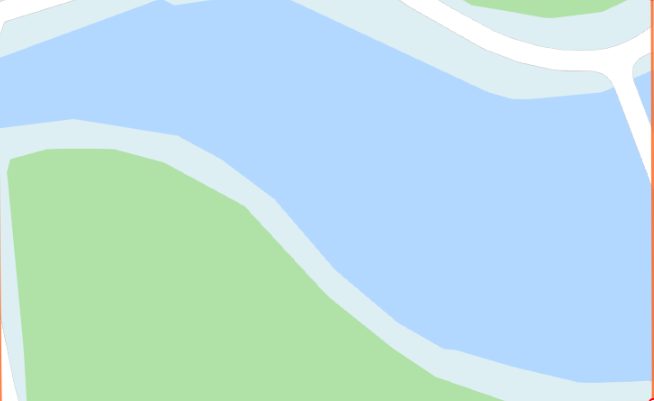
#> input picture src/map/map.png, 654 x 401 px
$ python loadmap.py
#> lines starting #> are read from the running program, lines starting #| are printed output that depends on the picture; after the words box and inside, x2 and y2 are one past the last pixel; in counts of white or black regions, pixels touching at a corner belong together
### src/map/staticmap.py
import numpy as np
from numpy import sin,cos,pi,ceil
import matplotlib.patches as patches
import matplotlib.pyplot as plt

class Map:
    def add_static_obstacle(self,type,config):
        if type=="rectangle":
            #config=(y,x,dy,dx)
            x1=max(config[1],0)
            y1=max(config[0], 0)
            x2=min(config[1]+config[3],self.size[1])
            y2=min(config[0]+config[2], self.size[0])
            self.map[y1:y2+1,x1:x2+1]=1
        if type=='circle':
            #config=(y,x,r)
            y,x,r=config
            y=y-self.offset[0]
            x=x-self.offset[1]
            yrange=(max(y-r,0),min(y+r,self.map.shape[0]))
            for i in range(yrange[0],yrange[1]):
                d=int(round(np.sqrt(r**2-(y-i)**2)))
                xrange=(max(x-d,0),min(x+d,self.map.shape[1]))
                self.map[i,xrange[0]:xrange[1]]=1

    def load_map(self,map,resolution,offset=(0,0)):
        self.map=map
        self.resolution = resolution
        self.offset = offset
        self.size=map.shape

    # [14 lines left out: functions new_map, expand, not called in this run]

class DynamicObstacle:
    # [12 lines left out: functions __init__, generate_do_trajectory, not called in this run]


# [21 lines that do not run on import are left out]


    # tra=generate_do_trajectory(50,100,-pi/2,1,100)

### src/map/loadmap.py
import numpy as np
from numpy import sin,cos,pi,ceil
import matplotlib.patches as patches
import matplotlib.pyplot as plt
from src.map.staticmap import Map, generate_do_trajectory
import matplotlib as mpl

def rotato_right_90(matrix):
    tmp=matrix.T
    i,j=0,tmp.shape[1]-1
    while i<j:
        for k in range(tmp.shape[0]):
            tmp[k,i],tmp[k,j]=tmp[k,j],tmp[k,i]
        i+=1
        j-=1
    return tmp


# 图片二值化

from PIL import Image
Img = Image.open('map.png')
#> Img is the input picture: PIL image 654x401 RGBA; mean R, G, B, A 187.8, 223.5, 226.9, 255
#图片实际高度

# 模式L”为灰色图像，它的每个像素用8个bit表示，0表示黑，255表示白，其他数字表示不同的灰度。
Img = Img.rotate(0)
Img = Img.convert('L')
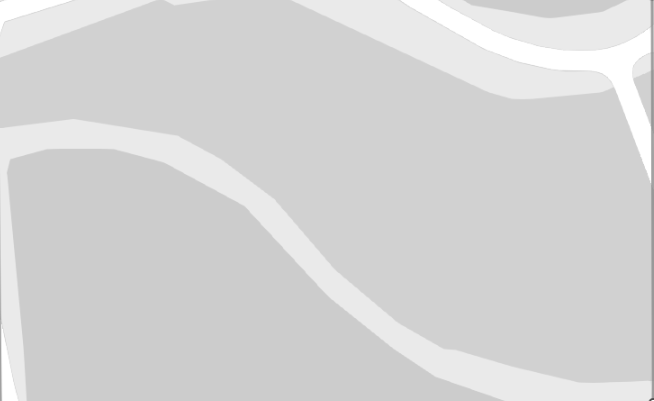
#> Img: PIL image 654x401 L; min 76, max 255, mean 212.9
# Img.save("test1.jpg")
height=100
imgsize=Img.size
#> imgsize = (654, 401)
ratio=Img.size[1]//height
#> ratio = 4
img1=Img.resize((imgsize[0]//ratio,height))

#自定义灰度界限，大于这个值为黑色，小于这个值为白色
water_range=(209,211)

table = []
for i in range(256):
    if water_range[0]<=i<=water_range[1]:
        table.append(0)
    else:
        table.append(1)

# 图片二值化
a = np.asanyarray(img1.point(table, '1'),dtype=np.int8)
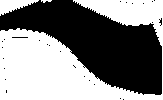
#> a: shape (100, 163) int8; values 0 (black) and 1 (white), 51.3% white; 27 black regions (26 under 20 px), largest, box (x1, y1, x2, y2) and area: (0, 0, 162, 95) 7877
a=rotato_right_90(a)
#> in rotato_right_90, `tmp=matrix.T`:
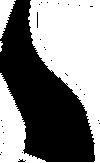
#> tmp: shape (163, 100) int8; values 0 (black) and 1 (white), 51.3% white; 27 black regions (26 under 20 px), largest, box (x1, y1, x2, y2) and area: (0, 0, 95, 162) 7877
#> after the loop in rotato_right_90, `while i<j:`:
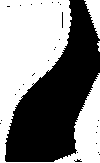
#> tmp: shape (163, 100) int8; values 0 (black) and 1 (white), 51.3% white; 27 black regions (26 under 20 px), largest, box (x1, y1, x2, y2) and area: (5, 0, 100, 162) 7877
#> after the loop in rotato_right_90, `while i<j:`: i = 50; j = 49

# photo.save("test2.jpg")

# b=np.loadtxt('../data_record/global_planning/2019-09-23-13-25-15_state.txt',delimiter=',')
colors = ['white', 'gold', 'orange', 'blue', 'green', 'purple']
bounds = [0,1,2,3,4,5,6]

cmap = mpl.colors.ListedColormap(colors)
norm = mpl.colors.BoundaryNorm(bounds, cmap.N)

static_map = Map()
# static_map.load_map(np.loadtxt('../map/static_map1.txt',dtype=np.int8), 1)
static_map.load_map(a, 1,offset=(-80,-35))

#静态障碍物
circle_static_obstacles=((36,14,8),(33,-6,8),(16,37,10))
for ob in circle_static_obstacles:
    static_map.add_static_obstacle(type="circle", config=ob)
np.savetxt('static_map6.txt',static_map.map)

fig = plt.gca()
extend = [
    static_map.offset[0],
    static_map.size[0] *
    static_map.resolution +
    static_map.offset[0],
    static_map.offset[1],
    static_map.size[1] *
    static_map.resolution +
    static_map.offset[1]]
#> extend = [-80, 83, -35, 65]
fig.set_xlabel('E/m')
fig.set_ylabel('N/m')
mapplot = static_map.map.copy()
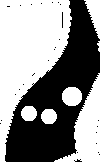
#> mapplot: shape (163, 100) int8; values 0 (black) and 1 (white), 55.6% white; 27 black regions (26 under 20 px), largest, box (x1, y1, x2, y2) and area: (5, 0, 100, 162) 7173
for i in range(mapplot.shape[0]):
    mapplot[i, :] = mapplot[i, :][::-1]
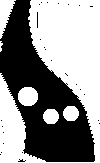
#> mapplot: shape (163, 100) int8; values 0 (black) and 1 (white), 55.6% white; 27 black regions (26 under 20 px), largest, box (x1, y1, x2, y2) and area: (0, 0, 95, 162) 7173
fig.imshow(mapplot.T, extent=extend, interpolation='none', cmap=cmap, norm=norm)
# fig.plot(b[:,4],b[:,3])
plt.show()
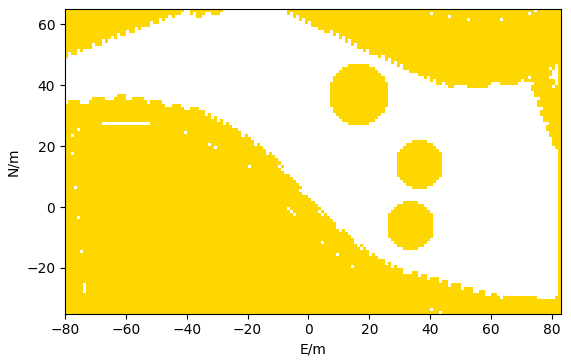
#> figure drawn by matplotlib, 1 panel
